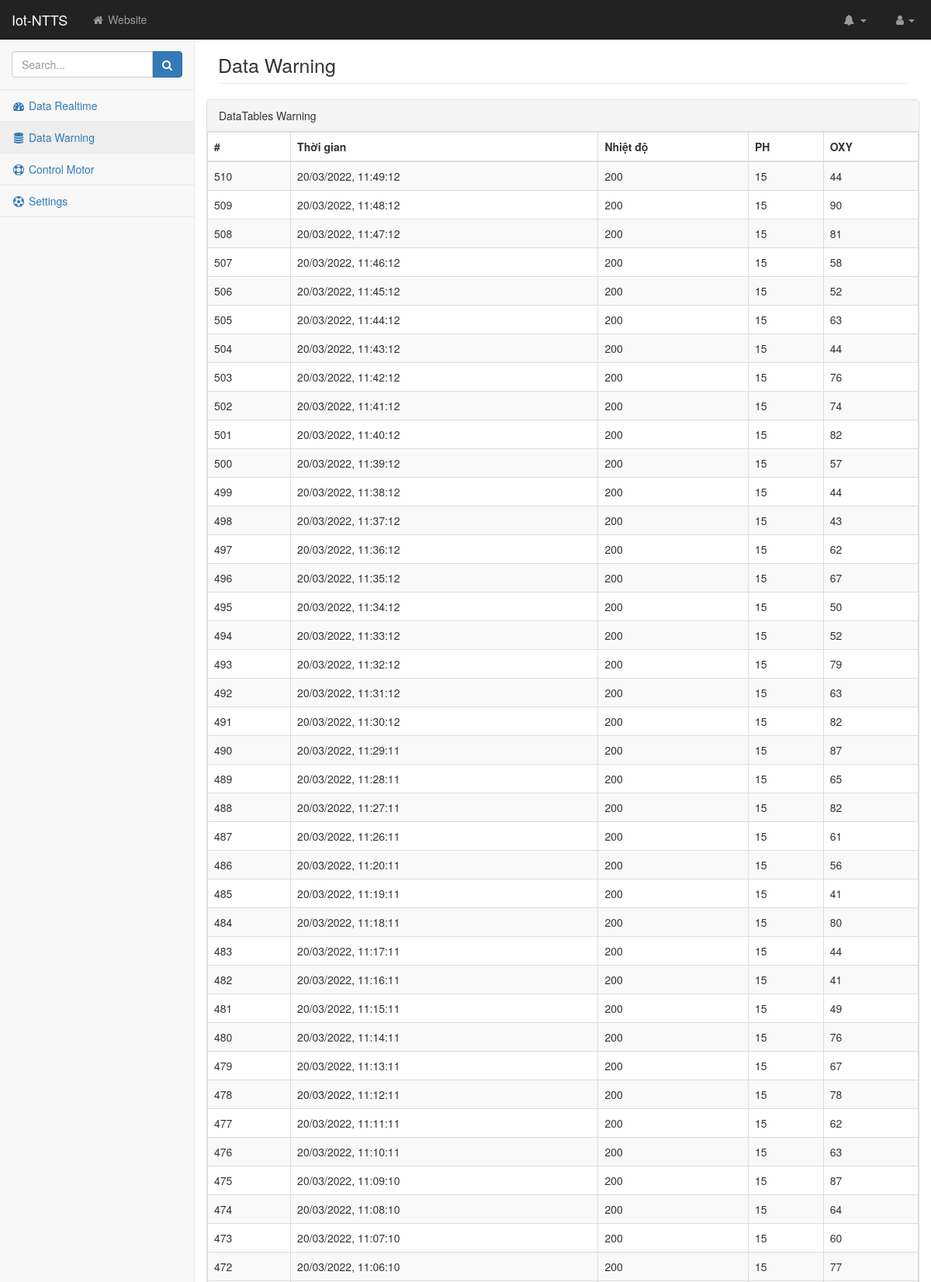
Screenshot of /data-warning (upper part) with the database file from the repository.
### iotntts_web/models.py (models this page shows, shortened)
class WarningData(models.Model):
	thoi_gian = models.CharField(max_length = 100)
	nhiet_do = models.IntegerField()
	ph  = models.IntegerField()
	oxy = models.IntegerField()

### iotntts_web/views.py (the view)
# urls.py: path(r"data-warning",views.dataWarning),
def dataWarning(requests):
    data_warning = WarningData.objects.all().order_by('-thoi_gian')
    return render(requests,"data-warning.html",{"data_warning":data_warning})

### iotntts_web/templates/data-warning.html (shortened to what this page needs)
<!DOCTYPE html>
<html lang="en">
    <head>
        {% load static %}
        <link href="{% static 'css/bootstrap.min.css' %}" rel="stylesheet">
        <link href="{% static 'css/metisMenu.min.css' %}" rel="stylesheet">
        <link href="{% static 'css/dataTables/dataTables.bootstrap.css' %}" rel="stylesheet">
        <link href="{% static 'css/dataTables/dataTables.responsive.css' %}" rel="stylesheet">
        <link href="{% static 'css/startmin.css' %}" rel="stylesheet">
        <link href="{% static 'css/font-awesome.min.css' %}" rel="stylesheet" type="text/css">
    </head>
    <body>
        <div id="wrapper">
            <nav class="navbar navbar-inverse navbar-fixed-top" role="navigation">
                <div class="navbar-header">
                    <a class="navbar-brand" href="index.html">Iot-NTTS</a>
                </div>
                <ul class="nav navbar-nav navbar-left navbar-top-links">
                    <li><a href="#"><i class="fa fa-home fa-fw"></i> Website</a></li>
                </ul>
                <ul class="nav navbar-right navbar-top-links">
                    <li class="dropdown navbar-inverse">
                        <a class="dropdown-toggle" data-toggle="dropdown" href="#">
                            <i class="fa fa-bell fa-fw"></i> <b class="caret"></b>
                        </a>
                    </li>
                    <li class="dropdown">
                        <a class="dropdown-toggle" data-toggle="dropdown" href="#">
                            <i class="fa fa-user fa-fw"></i>{{ user.get_username }}<b class="caret"></b>
                        </a>
                    </li>
                </ul>
                <div class="navbar-default sidebar" role="navigation">
                    <div class="sidebar-nav navbar-collapse">
                        <ul class="nav" id="side-menu">
                            <li class="sidebar-search">
                                <div class="input-group custom-search-form">
                                    <input type="text" class="form-control" placeholder="Search...">
                                    <span class="input-group-btn">
                                        <button class="btn btn-primary" type="button">
                                            <i class="fa fa-search"></i>
                                        </button>
                                    </span>
                                </div>
                            </li>
                            <li>
                                <a href="data-realtime"><i class="fa fa-dashboard fa-fw"></i> Data Realtime</a>
                            </li>
                            <li>
                                <a href="data-warning"><i class="fa fa-database fa-fw"></i> Data Warning</a>
                            </li>
                            <li>
                                <a href="control-motor"><i class="fa fa-life-saver fa-fw"></i> Control Motor</a>
                            </li>
                            <li>
                                <a href="settings"><i class="fa fa-soccer-ball-o fa-fw"></i> Settings</a>
                            </li>
                        </ul>
                    </div>
                </div>
            </nav>
            <div id="page-wrapper">
                <div class="container-fluid">
                    <div class="row">
                        <div class="col-lg-12">
                            <h1 class="page-header">Data Warning</h1>
                        </div>
                    <div class="row">
                        <div class="col-lg-12">
                            <div class="panel panel-default">
                                <div class="panel-heading">
                                    DataTables Warning
                                </div>
                                <div class="panel-body">
                                    <div class="table-responsive">
                                        <table class="table table-striped table-bordered table-hover" id="dataTables-example">
                                            <thead>
                                                <tr>
                                                    <th>#</th>
                                                    <th>Thời gian</th>
                                                    <th>Nhiệt độ</th>
                                                    <th>PH</th>
                                                    <th>OXY</th>
                                                </tr>
                                            </thead>
                                            <tbody>
                                                {% for data in data_warning %}
                                                <tr class="odd gradeX">
                                                    <td>{{data.id}}</td>
                                                    <td>{{data.thoi_gian}}</td>
                                                    <td>{{data.nhiet_do}}</td>
                                                    <td>{{data.ph}}</td>
                                                    <td>{{data.oxy}}</td>
                                                </tr>
                                                {% endfor %}
                                            </tbody>
                                        </table>
                                    </div>
                                </div>
                            </div>
                        </div>
                    </div>
                    </div>
                </div>
            </div>
        </div>
    </body>
</html>

### iotntts_web/static/css/startmin.css (style rules this page uses)
body { background-color: #f8f8f8; }
#wrapper { width: 100%; }
#page-wrapper { padding-top: 30px; min-height: 568px; background-color: #fff; }
@media (min-width:768px) { #page-wrapper { position: inherit; margin-left: 250px; padding: 30px 15px 0 15px; border-left: 1px solid #e7e7e7; } }
.navbar-header { float: left; }
.navbar-left { float: left; }
.navbar-right { text-align: right; }
.navbar-top-links { margin: 0; }
.navbar-top-links li { display: inline-block; }
.navbar-top-links li:last-child { margin-right: 6px; }
.navbar-top-links li a { padding: 15px; min-height: 50px; }
.navbar-top-links>li>a { color: #999; }
.sidebar .sidebar-nav.navbar-collapse { padding-right: 0; padding-left: 0; }
.sidebar .sidebar-search { padding: 15px; }
.sidebar ul li { border-bottom: 1px solid #e7e7e7; }
.sidebar ul li a.active { background-color: #eee; }
@media (min-width:768px) { .sidebar { z-index: 1; position: absolute; width: 250px; margin-top: 51px; } }

### rows the page displays
WarningData: id "510", thoi_gian "20/03/2022, 11:49:12", nhiet_do "200", ph "15", oxy "44"
WarningData: id "509", thoi_gian "20/03/2022, 11:48:12", nhiet_do "200", ph "15", oxy "90"
WarningData: id "508", thoi_gian "20/03/2022, 11:47:12", nhiet_do "200", ph "15", oxy "81"
WarningData: id "507", thoi_gian "20/03/2022, 11:46:12", nhiet_do "200", ph "15", oxy "58"
WarningData: id "506", thoi_gian "20/03/2022, 11:45:12", nhiet_do "200", ph "15", oxy "52"
WarningData: id "505", thoi_gian "20/03/2022, 11:44:12", nhiet_do "200", ph "15", oxy "63"
WarningData: id "504", thoi_gian "20/03/2022, 11:43:12", nhiet_do "200", ph "15", oxy "44"
WarningData: id "503", thoi_gian "20/03/2022, 11:42:12", nhiet_do "200", ph "15", oxy "76"
WarningData: id "502", thoi_gian "20/03/2022, 11:41:12", nhiet_do "200", ph "15", oxy "74"
WarningData: id "501", thoi_gian "20/03/2022, 11:40:12", nhiet_do "200", ph "15", oxy "82"
WarningData: id "500", thoi_gian "20/03/2022, 11:39:12", nhiet_do "200", ph "15", oxy "57"
WarningData: id "499", thoi_gian "20/03/2022, 11:38:12", nhiet_do "200", ph "15", oxy "44"
WarningData: id "498", thoi_gian "20/03/2022, 11:37:12", nhiet_do "200", ph "15", oxy "43"
WarningData: id "497", thoi_gian "20/03/2022, 11:36:12", nhiet_do "200", ph "15", oxy "62"
WarningData: id "496", thoi_gian "20/03/2022, 11:35:12", nhiet_do "200", ph "15", oxy "67"
WarningData: id "495", thoi_gian "20/03/2022, 11:34:12", nhiet_do "200", ph "15", oxy "50"
WarningData: id "494", thoi_gian "20/03/2022, 11:33:12", nhiet_do "200", ph "15", oxy "52"
WarningData: id "493", thoi_gian "20/03/2022, 11:32:12", nhiet_do "200", ph "15", oxy "79"
WarningData: id "492", thoi_gian "20/03/2022, 11:31:12", nhiet_do "200", ph "15", oxy "63"
WarningData: id "491", thoi_gian "20/03/2022, 11:30:12", nhiet_do "200", ph "15", oxy "82"
WarningData: id "490", thoi_gian "20/03/2022, 11:29:11", nhiet_do "200", ph "15", oxy "87"
WarningData: id "489", thoi_gian "20/03/2022, 11:28:11", nhiet_do "200", ph "15", oxy "65"
WarningData: id "488", thoi_gian "20/03/2022, 11:27:11", nhiet_do "200", ph "15", oxy "82"
WarningData: id "487", thoi_gian "20/03/2022, 11:26:11", nhiet_do "200", ph "15", oxy "61"
WarningData: id "486", thoi_gian "20/03/2022, 11:20:11", nhiet_do "200", ph "15", oxy "56"
WarningData: id "485", thoi_gian "20/03/2022, 11:19:11", nhiet_do "200", ph "15", oxy "41"
WarningData: id "484", thoi_gian "20/03/2022, 11:18:11", nhiet_do "200", ph "15", oxy "80"
WarningData: id "483", thoi_gian "20/03/2022, 11:17:11", nhiet_do "200", ph "15", oxy "44"
WarningData: id "482", thoi_gian "20/03/2022, 11:16:11", nhiet_do "200", ph "15", oxy "41"
WarningData: id "481", thoi_gian "20/03/2022, 11:15:11", nhiet_do "200", ph "15", oxy "49"
WarningData: id "480", thoi_gian "20/03/2022, 11:14:11", nhiet_do "200", ph "15", oxy "76"
WarningData: id "479", thoi_gian "20/03/2022, 11:13:11", nhiet_do "200", ph "15", oxy "67"
WarningData: id "478", thoi_gian "20/03/2022, 11:12:11", nhiet_do "200", ph "15", oxy "78"
WarningData: id "477", thoi_gian "20/03/2022, 11:11:11", nhiet_do "200", ph "15", oxy "62"
WarningData: id "476", thoi_gian "20/03/2022, 11:10:11", nhiet_do "200", ph "15", oxy "63"
WarningData: id "475", thoi_gian "20/03/2022, 11:09:10", nhiet_do "200", ph "15", oxy "87"
WarningData: id "474", thoi_gian "20/03/2022, 11:08:10", nhiet_do "200", ph "15", oxy "64"
WarningData: id "473", thoi_gian "20/03/2022, 11:07:10", nhiet_do "200", ph "15", oxy "60"
WarningData: id "472", thoi_gian "20/03/2022, 11:06:10", nhiet_do "200", ph "15", oxy "77"
